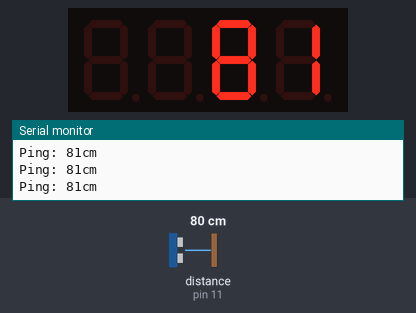
The sketch below on a simulated Arduino Uno, built with avr-gcc and run on an emulated ATmega328P. Parts: 4-digit seven-segment display, the last lines printed to the serial monitor. Inputs (shaded band) come from the test bench; at power-on: distance to the obstacle (sensor on pin 11) 80 cm. The echo pulse lasts 58.3 µs per cm.

Above: at 1.2 s.
1.3 s: distance to the obstacle (sensor on pin 11) set to 120 cm
At 2.3 s:
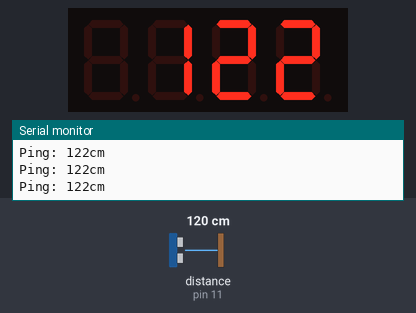
2.9 s: distance to the obstacle (sensor on pin 11) set to 2 cm
At 4.1 s:
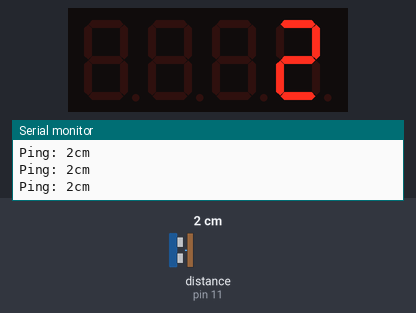
4.4 s: distance to the obstacle (sensor on pin 11) set to 299 cm
At 5.8 s:
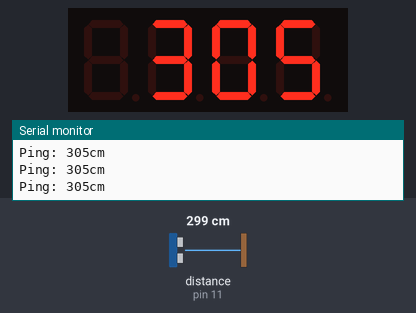
Timing chart, 0 to 7.4 s (numbered marks = the images above; inputs shaded):
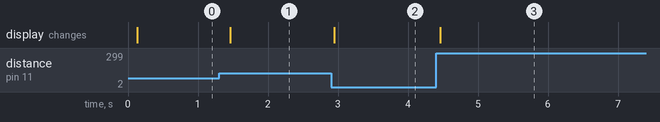

Measured:
- after the input at 1.3 s, the display: changes after 0.16 s (image 1)
- after the input at 2.9 s, the display: changes after 0.05 s (image 2)
- after the input at 4.4 s, the display: changes after 0.06 s (image 3)

The sketch:

4digitDispalyUltrasonic.ino
```cpp
/*
 *
Pin assignments are:
CLK - D2
DIO - D3
5V or 3.3V supply to Display
GND to Display


void setup() {
}

void loop() {

}
*/

#include <TM1637Display.h>
#include <NewPing.h>

#define TRIGGER_PIN  12
#define ECHO_PIN     11
#define MAX_DISTANCE 400

const int CLK = 2; //Set the CLK pin connection to the display
const int DIO = 3; //Set the DIO pin connection to the display


TM1637Display display(CLK, DIO);  //set up the 4-Digit Display.
NewPing sonar(TRIGGER_PIN, ECHO_PIN, MAX_DISTANCE);

void setup()
{
  display.setBrightness(0x6);  //set the diplay to maximum brightness
  Serial.begin(115200);
}


void loop() {
 delay(100);
 Serial.print("Ping: ");
 Serial.print(sonar.ping_cm());
 Serial.println("cm");
 display.showNumberDec(sonar.ping_cm());
}
```
